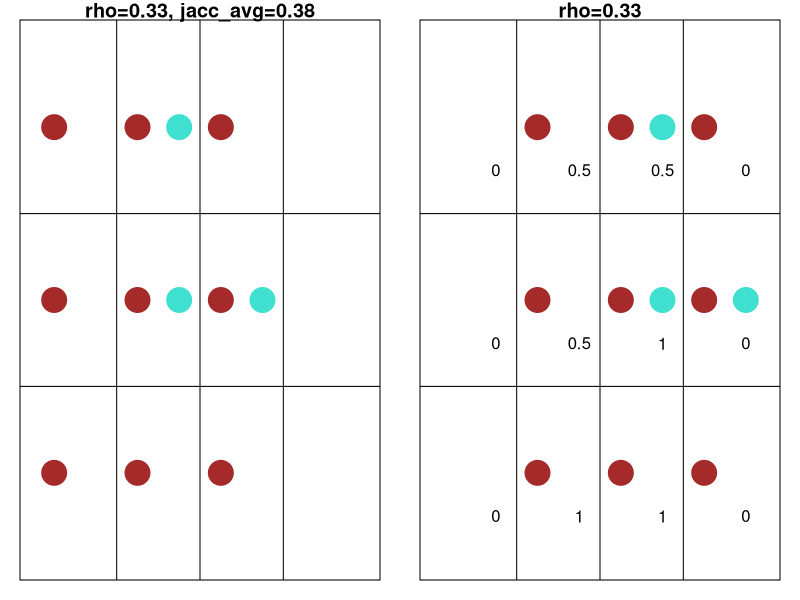
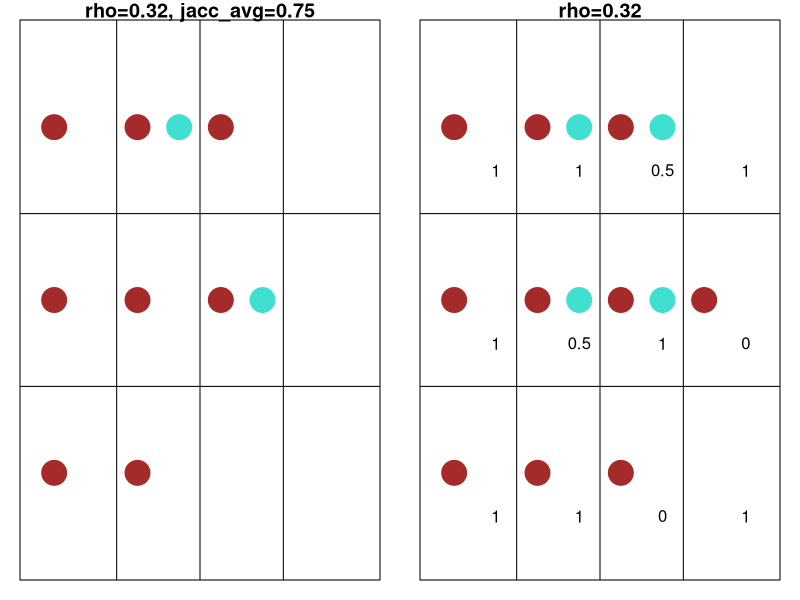
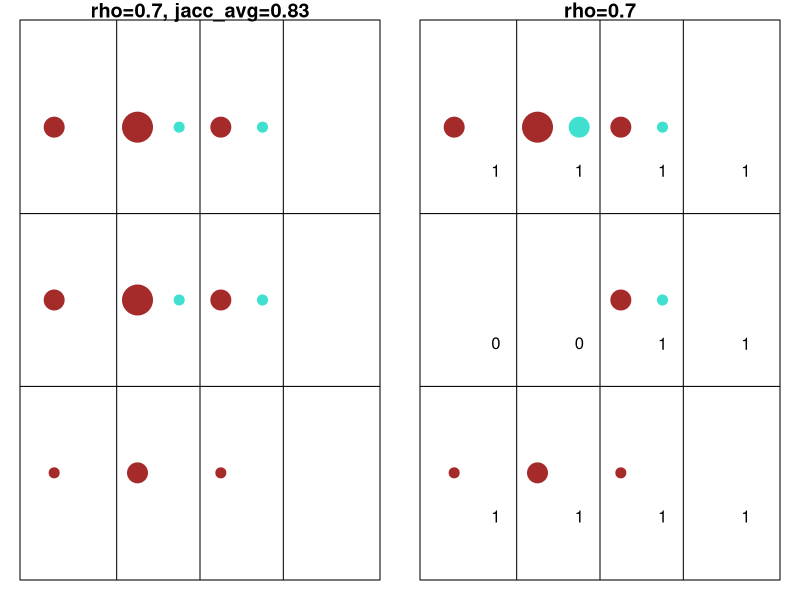
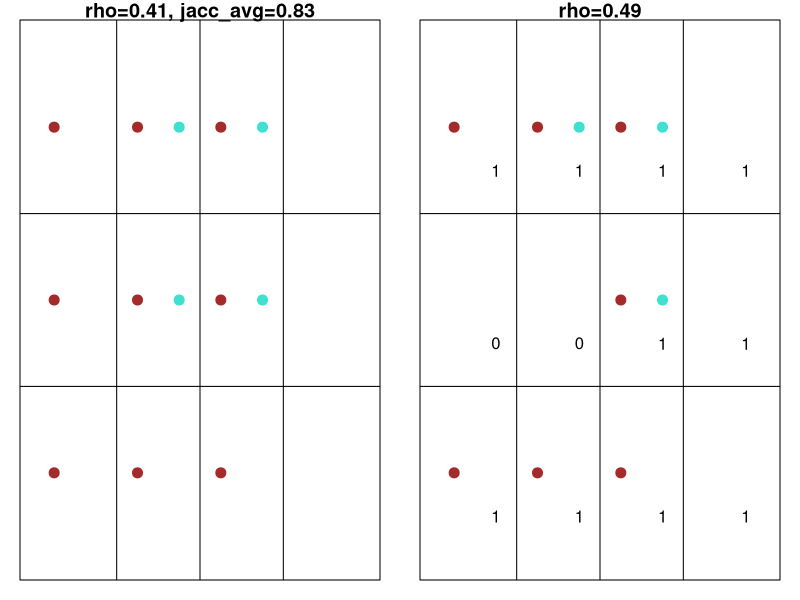
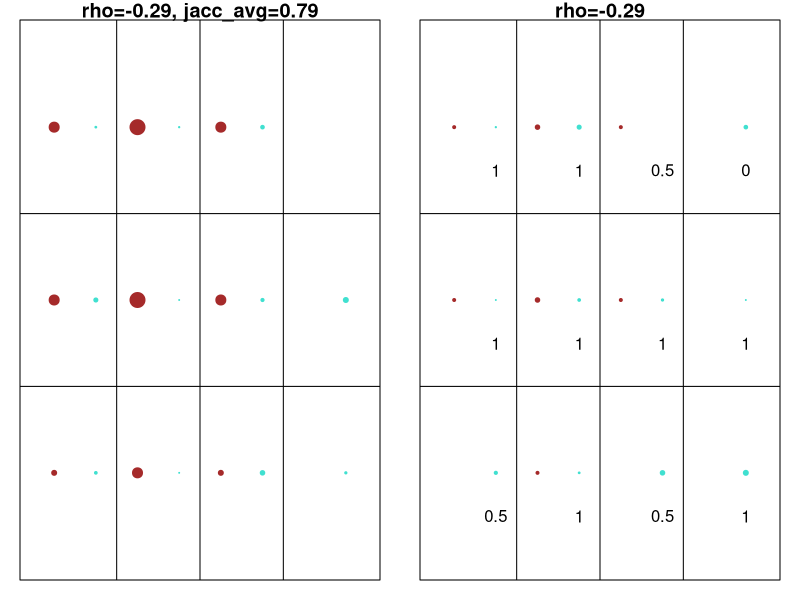

Here is the R script that generated these plots, in order:
# Script: 05_figure5.R
# Author: Melanie Tietje
# Email: tietje@fzp.czu.cz
# GitHub: @Eryops1
# Purpose: Do the math for schematic figure 5.
# Notes: groundhog will ensure the exact same R packages will be used and create
#        a library on first run, which might take a while.
#        Run this script for each atlas separately by adjusting the dataset_id variable


# joint movement ----------------------------------------------------------

a1 = c(1,1,1,1,1,1,1,1,1,0,0,0)
b1 = c(0,0,0,1,1,0,0,1,0,0,0,0)
a2 = c(0,0,0,1,1,1,1,1,1,1,1,1)
b2 = c(0,0,0,0,0,0,1,1,0,0,1,0)

# stats
cor.test(a1,b1,method="s")
cor.test(a2,b2,method="s")

# get jaccard for each grid T1 vs T2 (we replace sites (=rows) here with time)
jacc = data.frame(grid=c(1:12), jaccard=NA)
for(i in 1:length(a1)){
  jacc$jaccard[i] <- vegan::vegdist(rbind(cbind(a1[i], b1[i]), cbind(a2[i], b2[i])), method="jaccard", binary=TRUE)
}
jacc$jaccard = abs(jacc$jaccard-1)
mean(jacc$jaccard)
# note to me: vegan returns DISSIMILARITY. "Jaccard index is computed as
# 2B/(1+B), where B is Bray–Curtis dissimilarity"


# plot 
x = c(1,1,1,2,2,2,3,3,3,4,4,4)
y = c(3,2,1,3,2,1,3,2,1,3,2,1)

par(mfrow=c(1,2), mar=c(1,1,1,1))
plot(x-0.25, y, col=c("white", "brown")[a1+1], pch=20, cex=5, xlim=c(0.5,4.5), ylim=c(0.5,3.5),
     xlab="", ylab="", xaxt="n", yaxt="n",
     main=paste0("rho=", round(cor.test(a1,b1,method="s")$estimate, 2), ", jacc_avg=", round(mean(jacc$jaccard),2)))
abline(h=c(1.5, 2.5), v=c(1.5, 2.5, 3.5))
points(x+0.25, y, col=c("white", "turquoise")[b1+1], pch=20, cex=5)

plot(x-0.25, y, col=c("white", "brown")[a2+1], pch=20, cex=5, xlim=c(0.5,4.5), ylim=c(0.5,3.5),
     xlab="", ylab="", xaxt="n", yaxt="n",
     main=paste0("rho=", round(cor.test(a2,b2,method="s")$estimate, 2)))
abline(h=c(1.5, 2.5), v=c(1.5, 2.5, 3.5))
points(x+0.25, y, col=c("white", "turquoise")[b2+1], pch=20, cex=5)
text(x+0.25,y-0.25,jacc$jaccard[])







# expansion (or contraction) -----------------------------------------------

a1 = c(1,1,1,1,1,1,1,1,0,0,0,0)
b1 = c(0,0,0,1,0,0,0,1,0,0,0,0)
a2 = c(1,1,1,1,1,1,1,1,1,0,1,0)
b2 = c(0,0,0,1,1,0,1,1,0,0,0,0)

# stats
cor.test(a1,b1,method="s")
cor.test(a2,b2,method="s")

# get jaccard for each grid T1 vs T2 (we replace sites (=rows) here with time)
jacc = data.frame(grid=c(1:12), jaccard=NA)
for(i in 1:length(a1)){
  jacc$jaccard[i] <- vegan::vegdist(rbind(cbind(a1[i], b1[i]), cbind(a2[i], b2[i])), method="jaccard", binary=TRUE)
}
jacc$jaccard = abs(jacc$jaccard-1)
jacc$jaccard[is.na(jacc$jaccard)] = 1 # replace the no measure with 1 because nothing is changing...
mean(jacc$jaccard, na.rm=TRUE)
# note to me: vegan returns DISSIMILARITY. "Jaccard index is computed as
# 2B/(1+B), where B is Bray–Curtis dissimilarity"


# plot 
par(mfrow=c(1,2), mar=c(1,1,1,1))
plot(x-0.25, y, col=c("white", "brown")[a1+1], pch=20, cex=5, xlim=c(0.5,4.5), ylim=c(0.5,3.5),
     xlab="", ylab="", xaxt="n", yaxt="n",
     main=paste0("rho=", round(cor.test(a1,b1,method="s")$estimate, 2), ", jacc_avg=", round(mean(jacc$jaccard, na.rm=T),2)))
abline(h=c(1.5, 2.5), v=c(1.5, 2.5, 3.5))
points(x+0.25, y, col=c("white", "turquoise")[b1+1], pch=20, cex=5)

plot(x-0.25, y, col=c("white", "brown")[a2+1], pch=20, cex=5, xlim=c(0.5,4.5), ylim=c(0.5,3.5),
     xlab="", ylab="", xaxt="n", yaxt="n",
     main=paste0("rho=", round(cor.test(a2,b2,method="s")$estimate, 2)))
abline(h=c(1.5, 2.5), v=c(1.5, 2.5, 3.5))
points(x+0.25, y, col=c("white", "turquoise")[b2+1], pch=20, cex=5)
text(x+0.25,y-0.25,jacc$jaccard[])








## occupancy change --------------------------------------------------------

a1 = c(2,2,1,3,3,2,2,2,1,0,0,0)
a2 = c(2,0,1,3,0,2,2,2,1,0,0,0)
b1 = c(0,0,0,1,1,0,1,1,0,0,0,0)
b2 = c(0,0,0,2,0,0,1,1,0,0,0,0)

# stats
cor.test(a1,b1,method="s")
cor.test(a2,b2,method="s")

# get jaccard for each grid T1 vs T2 (we replace sites (=rows) here with time)
jacc = data.frame(grid=c(1:12), jaccard=NA)
for(i in 1:length(a1)){
  jacc$jaccard[i] <- vegan::vegdist(rbind(cbind(a1[i], b1[i]), cbind(a2[i], b2[i])), method="jaccard", binary=TRUE)
}
jacc$jaccard = abs(jacc$jaccard-1)
jacc$jaccard[is.na(jacc$jaccard)] = 1 # replace the no measure with 1, because nothing is changing...
mean(jacc$jaccard, na.rm=TRUE)
# note to me: vegan returns DISSIMILARITY. "Jaccard index is computed as
# 2B/(1+B), where B is Bray–Curtis dissimilarity"


# plot 
par(mfrow=c(1,2), mar=c(1,1,1,1))
plot(x-0.25, y, col="brown", pch=20, cex=c(0,2,4,6)[a1+1], xlim=c(0.5,4.5), ylim=c(0.5,3.5),
     xlab="", ylab="", xaxt="n", yaxt="n",
     main=paste0("rho=", round(cor.test(a1,b1,method="s")$estimate, 2), ", jacc_avg=", round(mean(jacc$jaccard),2)))
abline(h=c(1.5, 2.5), v=c(1.5, 2.5, 3.5))
points(x+0.25, y, col="turquoise", pch=20, cex=c(0,2,4,6)[b1+1])

plot(x-0.25, y, col="brown", pch=20, cex=c(0,2,4,6)[a2+1], xlim=c(0.5,4.5), ylim=c(0.5,3.5),
     xlab="", ylab="", xaxt="n", yaxt="n",
     main=paste0("rho=", round(cor.test(a2,b2,method="s")$estimate, 2)))
abline(h=c(1.5, 2.5), v=c(1.5, 2.5, 3.5))
points(x+0.25, y, col="turquoise", pch=20, cex=c(0,2,4,6)[b2+1])
text(x+0.25,y-0.25,jacc$jaccard[])


# if this was simply binary, correlation would change:

a1 = c(0,1)[as.numeric(a1>0)+1]
a2 = c(0,1)[as.numeric(a2>0)+1]
b1 = c(0,1)[as.numeric(b1>0)+1]
b2 = c(0,1)[as.numeric(b2>0)+1]

# stats
cor.test(a1,b1,method="s")
cor.test(a2,b2,method="s")

# get jaccard for each grid T1 vs T2 (we replace sites (=rows) here with time)
jacc = data.frame(grid=c(1:12), jaccard=NA)
for(i in 1:length(a1)){
  jacc$jaccard[i] <- vegan::vegdist(rbind(cbind(a1[i], b1[i]), cbind(a2[i], b2[i])), method="jaccard", binary=TRUE)
}
jacc$jaccard = abs(jacc$jaccard-1)
jacc$jaccard[is.na(jacc$jaccard)] = 1 # replace the no measure with 1, because nothing is changing...
mean(jacc$jaccard, na.rm=TRUE)
# note to me: vegan returns DISSIMILARITY. "Jaccard index is computed as
# 2B/(1+B), where B is Bray–Curtis dissimilarity"


# plot 
par(mfrow=c(1,2), mar=c(1,1,1,1))
plot(x-0.25, y, col="brown", pch=20, cex=c(0,2,4,6)[a1+1], xlim=c(0.5,4.5), ylim=c(0.5,3.5),
     xlab="", ylab="", xaxt="n", yaxt="n",
     main=paste0("rho=", round(cor.test(a1,b1,method="s")$estimate, 2), ", jacc_avg=", round(mean(jacc$jaccard),2)))
abline(h=c(1.5, 2.5), v=c(1.5, 2.5, 3.5))
points(x+0.25, y, col="turquoise", pch=20, cex=c(0,2,4,6)[b1+1])

plot(x-0.25, y, col="brown", pch=20, cex=c(0,2,4,6)[a2+1], xlim=c(0.5,4.5), ylim=c(0.5,3.5),
     xlab="", ylab="", xaxt="n", yaxt="n",
     main=paste0("rho=", round(cor.test(a2,b2,method="s")$estimate, 2)))
abline(h=c(1.5, 2.5), v=c(1.5, 2.5, 3.5))
points(x+0.25, y, col="turquoise", pch=20, cex=c(0,2,4,6)[b2+1])
text(x+0.25,y-0.25,jacc$jaccard[])




# find more solutions
set.seed(3)
a1 = c(2,2,1,3,3,2,2,2,1,0,0,0)
perm <- sample(c(1:12),replace = F)
Bvals <- seq(0,1,length.out=12)
b1 <- Bvals[perm]
rho_target <- cor(a1, b1, method="spearman")
# build a2. decrease the lowest ranks
ord <- order(a1)
zero_idx <- ord[1:5] # zero the 5 lowest-ranked a1 values
a2 <- a1
a2[zero_idx] <- 0
a2[-zero_idx] <- a2[-zero_idx] * 0.3

# permute b2 to match rho target
nperm <- 200000
best_diff <- Inf
best_b2 <- NULL

for(i in 1:nperm){
  b2_try <- sample(b1, length(b1), replace=FALSE)
  r <- cor(a2, b2_try, method="spearman")
  diff <- abs(r - rho_target)
  if(diff < best_diff){
    best_diff <- diff
    best_b2 <- b2_try
    if(diff < 0.005) break
  }
  cat(i, "\r")
}
b2 <- best_b2

cor(a1, b1, method = "spearman")
cor(a2, b2, method = "spearman")

# get jaccard for each grid T1 vs T2 (we replace sites (=rows) here with time)
jacc = data.frame(grid=c(1:12), jaccard=NA)
for(i in 1:length(a1)){
  jacc$jaccard[i] <- vegan::vegdist(rbind(cbind(a1[i], b1[i]), cbind(a2[i], b2[i])), method="jaccard", binary=TRUE)
}
jacc$jaccard = abs(jacc$jaccard-1)
jacc$jaccard[is.na(jacc$jaccard)] = 1 # replace the no measure with 1, because nothing is changing...
mean(jacc$jaccard, na.rm=TRUE)
# note to me: vegan returns DISSIMILARITY. "Jaccard index is computed as
# 2B/(1+B), where B is Bray–Curtis dissimilarity"


# plot 
par(mfrow=c(1,2), mar=c(1,1,1,1))
plot(x-0.25, y, col="brown", pch=20, cex=a1, xlim=c(0.5,4.5), ylim=c(0.5,3.5),
     xlab="", ylab="", xaxt="n", yaxt="n",
     main=paste0("rho=", round(cor.test(a1,b1,method="s")$estimate, 2), ", jacc_avg=", round(mean(jacc$jaccard),2)))
abline(h=c(1.5, 2.5), v=c(1.5, 2.5, 3.5))
points(x+0.25, y, col="turquoise", pch=20, cex=b1)

plot(x-0.25, y, col="brown", pch=20, cex=a2, xlim=c(0.5,4.5), ylim=c(0.5,3.5),
     xlab="", ylab="", xaxt="n", yaxt="n",
     main=paste0("rho=", round(cor.test(a2,b2,method="s")$estimate, 2)))
abline(h=c(1.5, 2.5), v=c(1.5, 2.5, 3.5))
points(x+0.25, y, col="turquoise", pch=20, cex=b2)
text(x+0.25,y-0.25,jacc$jaccard[])
